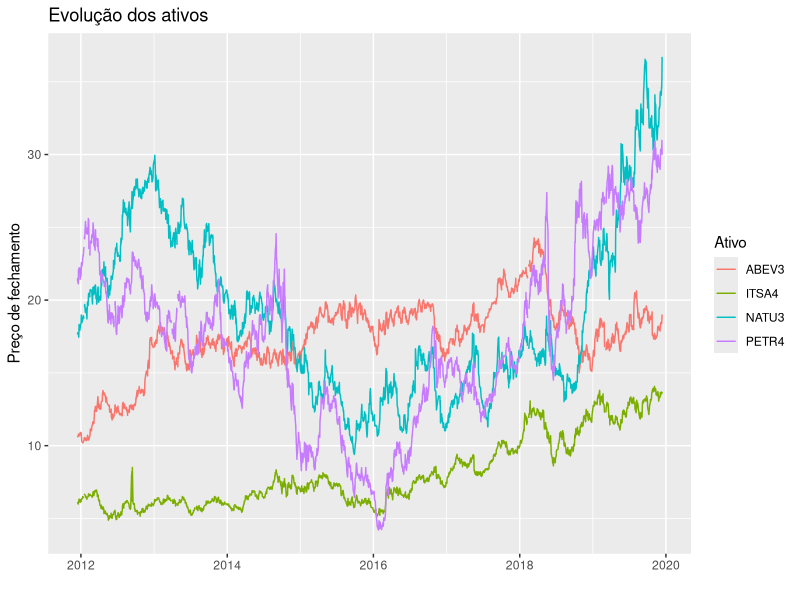
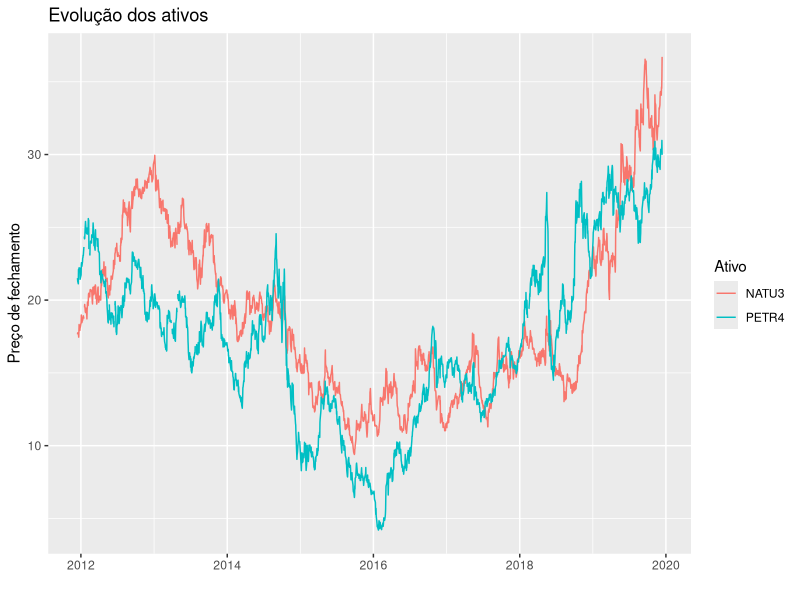
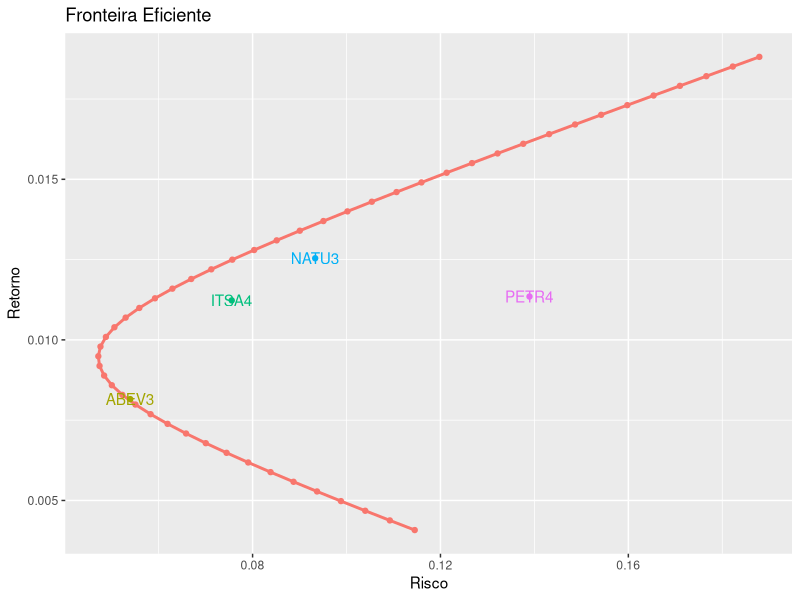

Write R code to recreate these figures, in order.
## ---- chunk 1
knitr::opts_chunk$set(echo = TRUE)
## ---- chunk 2

library(ggplot2)
library(magrittr)
library(quantmod)
library(xts)
library(tseries)
library(ggplot2)

## ---- chunk 3

get_preco_fechamento <- function(x){
  ## Obtem preço de fechamento
  
  x[, base::grepl(pattern = '\\.Close$', x = dimnames(x)[[2]])]
}

list_to_xts <- function(list_xts){
  ## Transforma uma lista de objetos xts em um objeto xts
  
  nomes <- names(list_xts)
  res <- do.call(cbind.xts, list_xts)
  dimnames(res)[[2]] <- nomes
  
  return(res)
}

xts_to_data.frame <- function(x){
  ## Transforma objeto xts em data.frame
  
  df <- as.data.frame(x)
  df <- data.frame(
    periodo = row.names(df),
    df
  )
  row.names(df) <- NULL
  
  return(df)
}

## ---- chunk 4

# Carregando dados localmente para evitar usar o quantmod

#-------------------------#
# preços de fechamento
precos <- read.csv2(file = 'dados/precos-fechamento.csv', stringsAsFactors = F)

#-------------------------#
# Retorno mensais dos ativos
dados <- read.csv2('dados/retornos-mensais.csv')
carteira  <- dados[, -1]
carteira <- as.matrix(carteira)
carteira <- na.omit(carteira)
rm(dados)

## ---- chunk 5

precos_tidy <- function(data, periodo){
  ## Transforma os precos para o formato long
  
  cols <- base::setdiff(names(data), periodo)
  res <- tidyr::gather(data, key = 'ativo', value = 'precos', cols)
  
  res[, periodo] <- as.Date(as.character(res[[periodo]]))
  class(res) <- c('carteira', class(res))
  
  return(res)
  
}

plot_precos <- function(data, periodo, filter = NULL){
  ## Plota a evolução dos preços
  
  # Validação
  stopifnot('carteira' %in% class(data))
  
  # Quotando variável
  periodo <- dplyr::sym(periodo)
  
  # Filtrando ativos
  if(!is.null(filter)){
    data <- dplyr::filter(data, ativo %in% filter)
  }
  
  ggplot(data, aes(x = !!periodo, y = precos, color = ativo))+
    geom_line()+
    labs(
      x = '',
      y = 'Preço de fechamento',
      color = 'Ativo',
      title = 'Evolução dos ativos'
    )
}

## ---- chunk 6

precos_ <- precos_tidy(precos, 'periodo')

plot_precos(precos_, 'periodo')

# calculando correlação entre os preços
m <- as.matrix(precos[, -1])
m <- na.omit(m)
cor(m)

## ---- chunk 7

plot_precos(precos_, 'periodo', filter = c('PETR4', 'NATU3'))

## ---- chunk 8

carteira_otima <- function(ativos, retorno_desejado, shorts = FALSE){
  ## Calcula carteira ótima
  
  s <- tseries::portfolio.optim(
    x = ativos,
    pm = retorno_desejado,
    shorts = shorts
  )
  
  res <- list(
    pesos = s[['pw']],
    retorno = s[['pm']],
    risco = s[['ps']]
  )
  
  return(res)
}

get_retorno <- function(res){
  ## Obtém o retorno da carteira ótima
  ## res: list
  
  sapply(res, `[[`, i = 'retorno')
}

get_risco <- function(res){
  ## Obtém o risco da carteira ótima
  ## res: list
  
  sapply(res, `[[`, i = 'risco')
}

## ---- chunk 9

retornos_esperados <- apply(carteira, MARGIN = 2, mean)
riscos <- apply(carteira, MARGIN = 2, sd)

ativos <- data.frame(
  acao = names(retornos_esperados),
  risco = riscos,
  retorno = retornos_esperados,
  row.names = NULL
)

ativos
## ---- chunk 10
retorno_min <- 0.5*min(retornos_esperados)
retorno_max <- 1.5*max(retornos_esperados)

retornos_seq <- seq(retorno_min, retorno_max, length.out = 50)
## ---- chunk 11

# Calculando carteiras eficientes
fronteira <- lapply(
  X = retornos_seq,
  FUN = carteira_otima,
  ativos = carteira,
  shorts = TRUE
)

# Guardando dados de retorno e risco em um data.frame
dados_plot <- data.frame(
  retorno = get_retorno(fronteira),
  risco = get_risco(fronteira)
)
## ---- chunk 12

# Plotando fronteira eficiente
dados_plot %>% 
  ggplot(aes(x = retorno, y = risco, color = '#E7B800'))+
  geom_point()+
  geom_line(size = 1)+
  geom_point(data = ativos, aes(x = retorno, y = risco, color = acao))+
  geom_text(data = ativos, aes(x = retorno, y = risco, label = acao, color = acao))+
  coord_flip()+
  labs(
    x = 'Retorno',
    y = 'Risco',
    title = 'Fronteira Eficiente',
    color = ''
  )+
  theme(legend.position = 'none')
